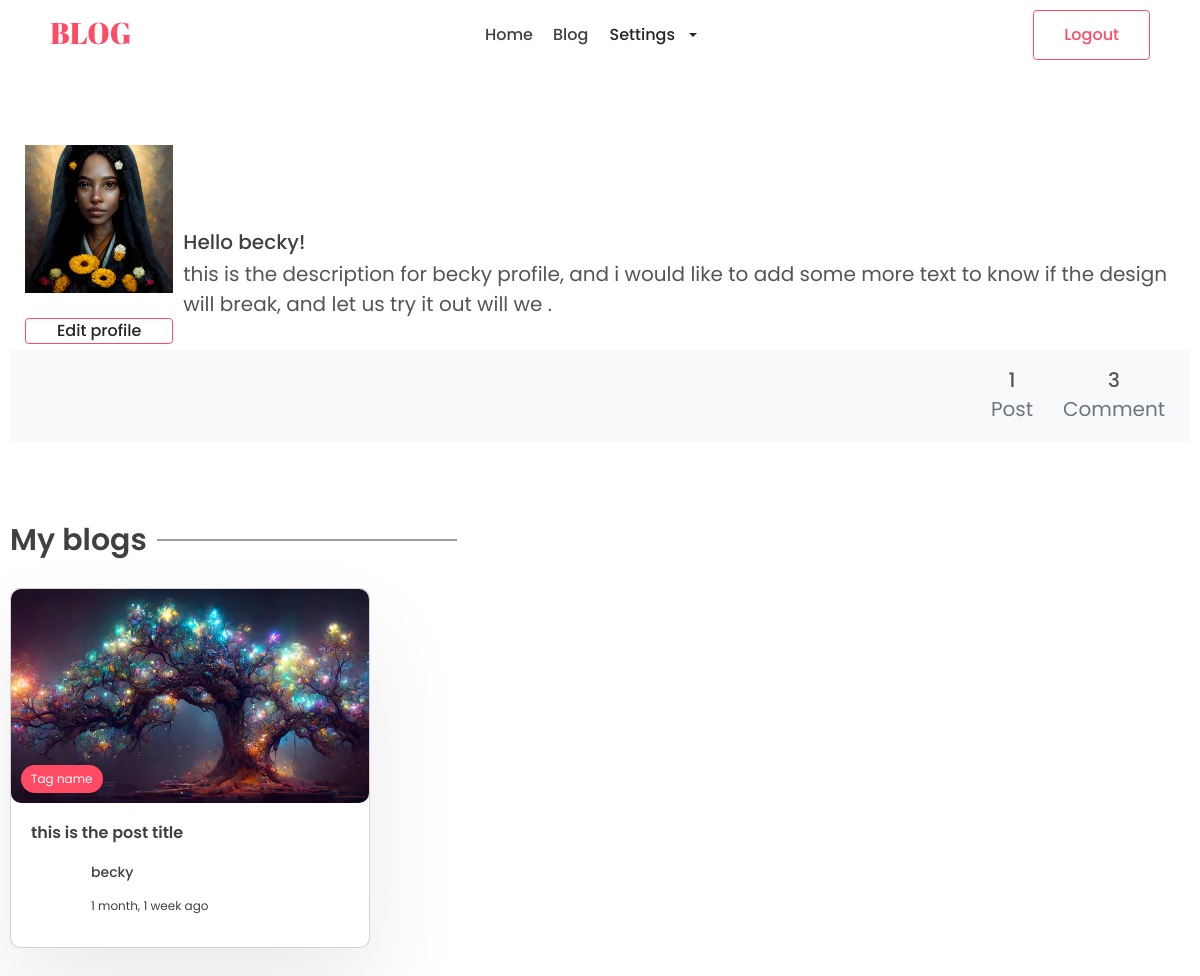
Screenshot of /profile_user (signed in) with the database file from the repository.
### authentications/models.py (models this page shows, shortened)
class Profile(models.Model):
    image = models.ImageField(upload_to='images/', null=True, blank=True)
    socialname = models.CharField(max_length=120)
    description = models.CharField(max_length=200, null=True)
    created_at = models.DateTimeField(auto_now=True)
    author = models.OneToOneField(User, on_delete=models.CASCADE, null=True)

### app/models.py (models this page shows, shortened)
class Post(models.Model):
    author = models.ForeignKey(User, on_delete=models.CASCADE)
    image = models.ImageField(upload_to='images/', blank=True, null=True)
    title = models.CharField(max_length=120)
    description = models.TextField(blank=True)
    created_at = models.DateTimeField(auto_now_add=True)
    num_view = models.IntegerField(null=True, blank=True)
    is_featured = models.BooleanField(default=True, blank=True)

### app/views.py (the view)
# urls.py: path('profile_user', views.profileUser, name='profile-user'),
@login_required(login_url='login')
def profileUser(request):
    actual_user = request.user.id
    comment_count = Comment.objects.filter(user=actual_user).count()
    if request.user.is_authenticated:
        profs = Profile.objects.filter(author=actual_user)
        posts = Post.objects.filter(author=request.user.id)
        post_count = posts.count()
        if request.POST:
            form = ProfileForm(data=request.POST, files=request.FILES)
            if form.is_valid():
                form_save = form.save(commit=False)
                form_save.author = request.user
                form_save.save()
                return redirect(reverse('profile-user'))
        else:
            form = ProfileForm()
    else:
        return redirect(reverse('login'))
    context = {
                'profs': profs,
                'form':form,
                'posts': posts,
                'post_count': post_count,
                'comment_count': comment_count,
               }
    return render(request, 'app/profile_user.html', context)

### app/templates/app/profile_user.html (shortened to what this page needs)
{% extends 'main.html' %}
{% block content %}
<header>
  <div class="container container-fluid">
    <div class="logo">
      <h2>BLOG</h2>
    </div>
    <div class="links">
      <a href="{% url 'home' %}">Home</a>
      <a href="#">Blog</a>
      <div class="dropdown">
        <button class="btn dropdown-toggle" type="button" id="dropdownMenuButton1" data-bs-toggle="dropdown" aria-expanded="false" style="border:none;width: 90px;">
          Settings
        </button>
      </div>
    </div>
    <div class="action-btn">
      {% if user.is_authenticated %}
        <a href="{% url 'logout' %}">
        <button class="btn btn-scoundary">Logout</button></a>
      {% else %}
        <a href="{% url 'login' %}">
        <button class="btn btn-scoundary">Login</button></a>
        <a href="{% url 'register' %}">
        <button class="btn btn-primary">Sign Up</button></a>
        <i class="uil uil-align-center-alt menu" onclick="menu()"></i>
      {% endif %}
    </div>
  </div>
</header>
{% for prof in profs %}
<section class="" style="margin-top: 10em">
    <div class="container" style="width: 100%;">
      <div class="row d-flex justify-content-center align-items-center h-100">
        <div class="">
          <div class="">
            <div class="rounded-top d-flex flex-row" style="height:200px;">
              <div class="ms-4 mt-5 d-flex flex-column" style="width: 200px;">
                <img src="{{prof.image.url}}" alt={{prof.socialname}} class="img-fluid mt-4 mb-2"
                  style="width: 200px; z-index: 1">
                <a href="{% url 'profile-edit' %}" class="btn btn-outline-dark" data-mdb-ripple-color="dark"
                  style="z-index: 1; margin-top: 20px">
                  Edit profile
                </a>
              </div>
              <div class="ms-3" style="margin-top: 130px;">
                <h5 style="font-size:2em;">Hello {{user.username}}!</h5>
                <p style="font-size:2em;">{{prof.description}}</p>
              </div>
            </div>
            <div class="p-4 text-black" style="background-color: #f8f9fa; margin-top:50px">
              <div class="d-flex justify-content-end text-center py-1">
                <div style="margin-right: 2em;">
                  <p class="mb-1 h5 w-5" style="font-size:2em;">{{post_count}}</p>
                  <p class="small text-muted mb-0" style="font-size:2em;">Post</p>
                </div>
                <div class="px-3">
                  <p class="mb-1 h5" style="font-size:2em;">{{comment_count}}</p>
                  <p class="small text-muted mb-0" style="font-size:2em;">Comment</p>
                </div>
              </div>
            </div>
          </div>
        </div>
      </div>
    </div>
  </section>
    <div>
              <section class="sp">
                <div class="container">
                  <h1 class="sec-title">My blogs</h1>
                  <div class="grid-3">
                    {% for post in posts %}
                    <a href="#">
                        <div class="card">
                          <div class="post-img">
                            <img src="{{post.image.url}}" alt="{{post.title}}"/>
                            <div class="tag">Tag name</div>
                          </div>
                          <div class="card-content">
                            <h3>
                              {{post.title}}
                            </h3>
                            <div class="author">
                              <div class="profile-pic">
                              </div>
                              <div class="details">
                                <p>{{post.author}}</p>
                                <small>{{post.created_at | timesince}} ago</small>
                              </div>
                            </div>
                          </div>
                        </div>
                      </a>
                    {% endfor %}
                  </div>
    </div>
</div>
{% empty %}
<form method='POST' enctype='multipart/form-data'>
    {% csrf_token %}
    {{form.as_p}}
    <button type='submit'>Submit</button>
</form>
{% endfor %}
{% endblock content %}

### templates/main.html (shortened to what this page needs)
{% load static %}
<!DOCTYPE html>
<html lang="en">
  <head>
    <link href="https://cdn.jsdelivr.net/npm/bootstrap@5.2.2/dist/css/bootstrap.min.css" rel="stylesheet">
    <link
    rel="stylesheet"
    href="https://unicons.iconscout.com/release/v2.1.6/css/unicons.css"
    />
    <link
    rel="stylesheet"
    href="https://cdnjs.cloudflare.com/ajax/libs/font-awesome/6.1.1/css/all.min.css"
    />
    <link rel="stylesheet" href="{% static 'authentications/style.css' %}">
  </head>
  <body>
    {% block content %}{% endblock content %}
  </body>
</html>

### authentications/static/authentications/style.css (style rules this page uses)
* { margin: 0; padding: 0; box-sizing: border-box; text-decoration: none; border: none; outline: none; list-style: none; font-family: "Poppins", sans-serif; color: var(--black); }
a { text-decoration: none; }
:root { --red: #ff4b64; --black: #404040; --des: #555555; --shadow: #ffffff1a 0px 1px 1px 0px inset, #32325d40 0px 50px 100px -20px, #0000004d 0px 30px 60px -30px; --shadow2: rgba(17, 12, 46, 0.084) 0px 48px 100px 0px; }
html { font-size: 62.5%; }
[class*="grid"] { display: grid; }
img { width: 100%; }
.container { max-width: 1220px; margin: auto; padding: 0 10px; }
.container-fluid { max-width: 100%; padding: 0 5rem; }
p, a { font-size: 1.6rem; color: var(--des); }
header { padding: 1rem 0; position: fixed; width: 100%; z-index: 99999; background: white; top: 0rem; }
.logo h2 { font-family: 'Abril Fatface', cursive; font-size: 3rem; color: var(--red); }
header .container { display: flex; align-items: center; justify-content: space-between; }
.logo { width: 20rem; }
.btn { cursor: pointer; height: 5rem; padding: 0 3rem; font-size: 1.6rem; font-weight: 500; border: 1px solid var(--red); display: flex; align-items: center; justify-content: center; gap: 1rem; }
.action-btn a { text-decoration: none; }
.btn-scoundary { background: transparent; color: var(--red); }
.action-btn, .links { display: flex; align-items: center; gap: 1rem; }
.links { gap: 2rem; }
.links a { color: var(--black); font-size: 1.6rem; font-weight: 500; text-decoration: none; }
.sp { padding: 8rem 0; }
.post-img { height: 40rem; width: 100%; overflow: hidden; border-radius: 1rem; }
.post-img img { height: 100%; object-fit: cover; object-position: center; }
.sec-title { font-size: 3rem; font-weight: 600; position: relative; width: fit-content; margin-bottom: 3rem; }
.sec-title::after { content: ""; position: absolute; right: -31rem; height: 1px; width: 30rem; background: var(--black); top: 50%; transform: translateY(-50%); }
.grid-3 { grid-template-columns: repeat(3, 1fr); gap: 5rem; }
.card { background: white; box-shadow: var(--shadow2); border-radius: 1rem; cursor: pointer; transition: 0.3s; }
.post-img { position: relative; }
.tag { position: absolute; bottom: 1rem; left: 1rem; background: var(--red); color: white; border-radius: 5rem; padding: 0.5rem 1rem; font-size: 1.2rem; }
.card-content { padding: 2rem; padding-bottom: 3rem; }
.card h3 { font-size: 1.6rem; font-weight: 600; }
.card .post-img { width: 100%; height: unset; aspect-ratio: 1/0.6; }
.author { display: flex; align-items: center; gap: 1rem; margin-top: 2rem; }
.profile-pic { width: 5rem; aspect-ratio: 1/1; border-radius: 50%; overflow: hidden; }
.author p { color: var(--black); font-weight: 500; font-size: 1.4rem; }
.author small { color: var(--black); font-size: 1.2rem; }
.logo { width: 10rem; }

### rows the page displays
Profile: image (picture), description "this is the description for becky profile, and i would like to add some more text to know if the design will break, and let us try it out will we .", post_count "1", comment_count "3"
Post: image (picture), title "this is the post title", author "becky", created_at "1 month, 1 week"

### other values shown
{{ user.username }} "becky"
